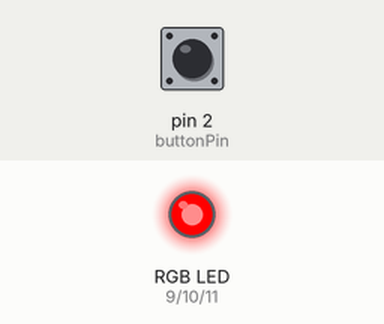
This sketch was run on a simulated Arduino Uno, built with avr-gcc and run on an emulated ATmega328P. Shown: an RGB LED mixed from three pins (HIGH = lit). The test bench sets the inputs (shaded band); at power-on: pin 2 (buttonPin) HIGH.

Above: at 1.2 s.
1.3 s: pin 2 (buttonPin) pulled LOW for 0.15 s
At 1.8 s:
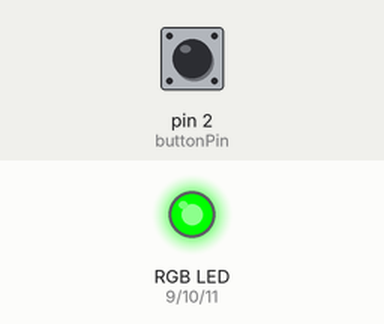
2.9 s: pin 2 (buttonPin) pulled LOW for 1 s
At 4.2 s:
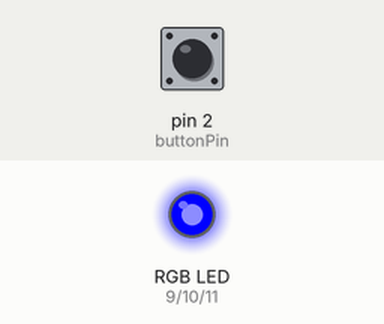
5.4 s: pin 2 (buttonPin) pulled LOW for 0.15 s
At 6.1 s:
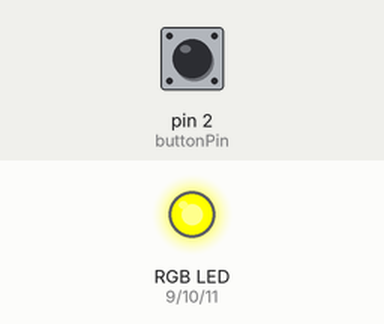
7.0 s: pin 2 (buttonPin) pulled LOW for 3.2 s
At 7.3 s:
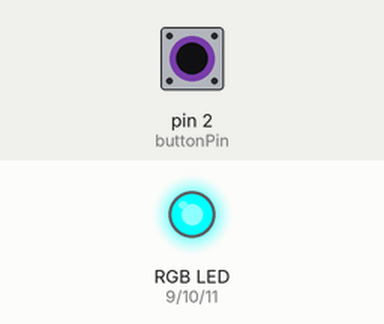
11.7 s: pin 2 (buttonPin) pulled LOW for 0.15 s
At 12.1 s:
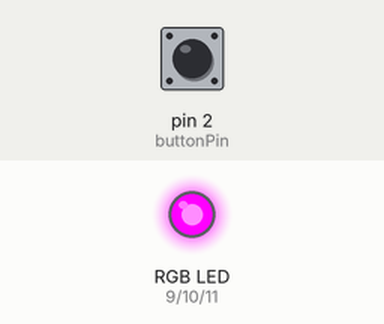
13.3 s: pin 2 (buttonPin) pulled LOW for 1 s
At 14.5 s:
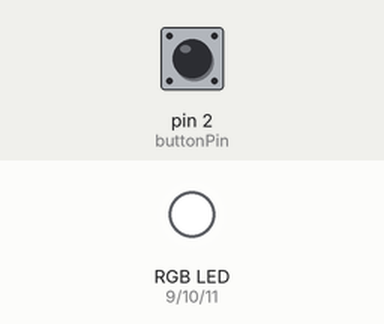
Timing chart, 0 to 16.3 s (numbered marks = the images above; inputs shaded):
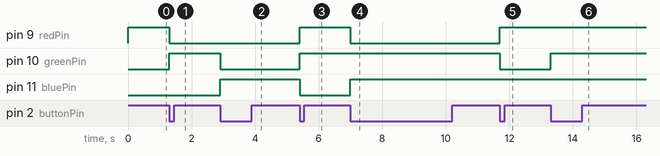

Measured:
- after the input at 1.3 s, pin 9 (redPin): HIGH → LOW at once; pin 10 (greenPin): LOW → HIGH at once
- after the input at 2.9 s, pin 10 (greenPin): HIGH → LOW at once; pin 11 (bluePin): LOW → HIGH at once
- after the input at 5.4 s, pin 9 (redPin), pin 10 (greenPin): LOW → HIGH at once; pin 11 (bluePin): HIGH → LOW at once
- after the input at 7.0 s, pin 9 (redPin): HIGH → LOW at once; pin 11 (bluePin): LOW → HIGH at once
- after the input at 11.7 s, pin 9 (redPin): LOW → HIGH at once; pin 10 (greenPin): HIGH → LOW at once
- after the input at 13.3 s, pin 10 (greenPin): LOW → HIGH at once

The sketch:

smb_rgb_simulation.ino
```cpp
const int buttonPin = 2;
const int redPin = 9;
const int greenPin = 10;
const int bluePin = 11;

int colorIndex = 0;
bool lastButtonState = HIGH;

const int NUM_COLORS = 30;

const int colors[NUM_COLORS][3] = {
  {255, 0, 0},     // Red
  {0, 255, 0},     // Green
  {0, 0, 255},     // Blue
  {255, 255, 0},   // Yellow
  {0, 255, 255},   // Cyan
  {255, 0, 255},   // Magenta
  {255, 255, 255}, // White
  {255, 128, 0},   // Orange
  {128, 0, 255},   // Purple
  {0, 128, 255},   // Sky Blue
  {255, 0, 128},   // Rose
  {128, 255, 0},   // Lime
  {0, 255, 128},   // Aqua
  {128, 128, 128}, // Gray
  {255, 102, 102}, // Light Red
  {102, 255, 178}, // Mint
  {178, 102, 255}, // Lavender
  {255, 255, 153}, // Light Yellow
  {255, 153, 204}, // Pink
  {153, 255, 255}, // Baby Blue
  {204, 255, 153}, // Light Green
  {153, 204, 255}, // Light Sky
  {255, 204, 153}, // Peach
  {204, 153, 255}, // Soft Violet
  {255, 153, 153}, // Coral
  {153, 255, 204}, // Seafoam
  {255, 255, 204}, // Cream
  {204, 255, 255}, // Pale Blue
  {255, 204, 204}, // Blush
  {192, 192, 192}  // Silver
};

void setup() {
  pinMode(buttonPin, INPUT_PULLUP);
  pinMode(redPin, OUTPUT);
  pinMode(greenPin, OUTPUT);
  pinMode(bluePin, OUTPUT);
  showColor(colorIndex);
}

void loop() {
  bool currentButtonState = digitalRead(buttonPin);

  // Detect button press (rising edge)
  if (lastButtonState == HIGH && currentButtonState == LOW) {
    colorIndex = (colorIndex + 1) % NUM_COLORS;
    showColor(colorIndex);
    delay(200); // debounce
  }

  lastButtonState = currentButtonState;
}

void showColor(int index) {
  setColor(colors[index][0], colors[index][1], colors[index][2]);
}

void setColor(int red, int green, int blue) {
  analogWrite(redPin, red);
  analogWrite(greenPin, green);
  analogWrite(bluePin, blue);
}
```
